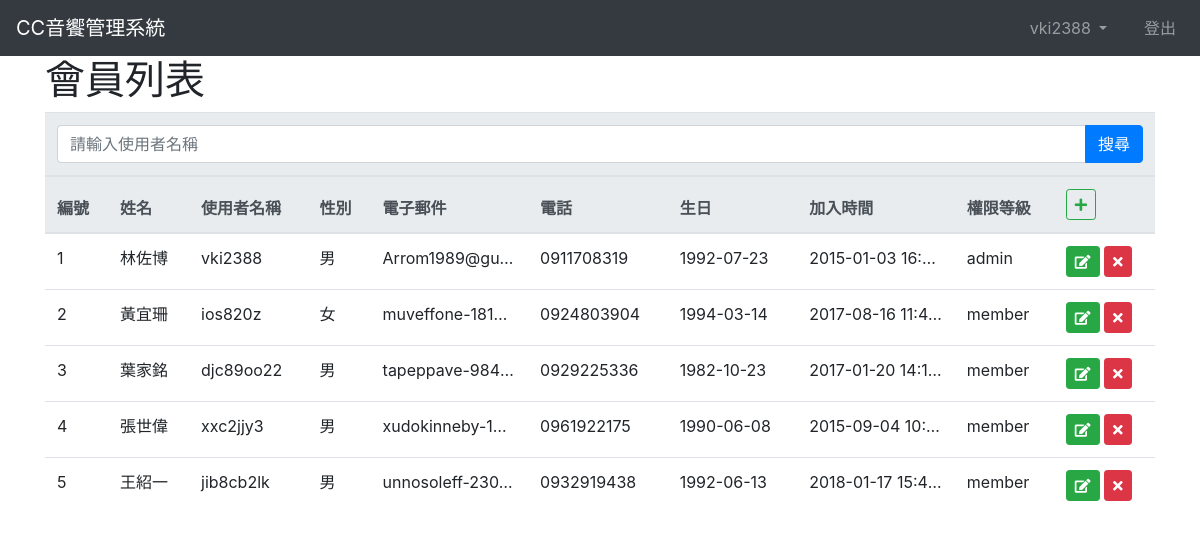
Screenshot of /admin/member_admin.php (signed in) with the database file from the repository.
### tables this page shows
CREATE TABLE `tbl_users` (
    `m_id` int(11) UNSIGNED NOT NULL AUTO_INCREMENT,
    `m_name` varchar(20) NOT NULL,
    `m_username`varchar(25) NOT NULL,
    `m_password` varchar(120) NOT NULL,
    `m_gender` enum('男','女') NOT NULL,
    `m_level` enum('admin','member','readonly','suspension') DEFAULT 'member',
    `m_email` varchar(100) DEFAULT NULL,
    `m_phone` varchar(100) DEFAULT NULL,
    `m_jointime` varchar(50) NOT NULL,
    `m_birthday` varchar(50) NOT NULL,
    PRIMARY KEY(`m_id`),
    UNIQUE KEY `m_email` (`m_email`),
    UNIQUE KEY `m_username` (`m_username`)

);

### admin/member_admin.php (the view, shortened to what this page needs)
<?php
require_once("../sql/onnDB.php");
$sql = <<<sql
select * from tbl_users;
sql;
$result =mysqli_query($link, $sql);
?>
<!DOCTYPE html>
<html>
<head>
  <link rel="stylesheet" href="https://cdnjs.cloudflare.com/ajax/libs/font-awesome/4.7.0/css/font-awesome.min.css">
  <link rel="stylesheet" href="https://use.fontawesome.com/releases/v5.0.8/css/all.css">
	<link rel="stylesheet" href="\PID_Assignment\css\bootstrap.min.css">
  <link rel="stylesheet" href="\PID_Assignment\css\store_index.css">
	<link rel="stylesheet" href="https://use.fontawesome.com/releases/v5.0.8/css/all.css">
</head>
<body>
<nav class="navbar navbar-expand-sm bg-dark navbar-dark sticky-top">
    <a class="navbar-brand" >CC音饗管理系統</a>
    <ul class="navbar-nav ml-auto">
    <?php if(isset($_SESSION["uId"])){?>
      <li class="nav-item dropdown">
        <a class="nav-link dropdown-toggle" href="#" id="navbarDropdownMenuLink" role="button" data-toggle="dropdown" aria-haspopup="true" aria-expanded="false">
          <?php echo "{$_SESSION["uId"]}";?>
        </a>
      </li>
      <?php } ?>
        <?php if(isset($_SESSION["uId"])){?>
          <a class="nav-link" href="/PID_Assignment/index.php?signout=1"><span class="fa fa-sign-out"></span> 登出</a>
        <?php }else{ ?>
          <a class="nav-link" href="/PID_Assignment/member/login.php"><span class="fa fa-user"></span> 登入</a>
        <?php } ?>
    </ul>
  </nav>
<div class="container">
  <h1>會員列表</h1>
  <table class="table table-hover" >
    <thead class="thead-light">
      <tr>
        <th colspan="10">
            <form action="" method="post">
              <div class="input-group ">
                <input id="inputMemberUserName" name="inputMemberUserName" type="text" class="form-control"
                  placeholder="請輸入使用者名稱" value="<?php if(isset($_POST["inputMemberUserName"])){echo"{$_POST["inputMemberUserName"]}";} ?>">
                <div class="input-group-append">
                  <button class="btn btn-primary" type="submit" name="btnSearch" id="btnSearch"
                   value="btnSearch">搜尋</button>
                </div>
            </form>
          </th>
      </tr>
      <tr>
        <th>編號</th>
        <th>姓名</th>
        <th>使用者名稱</th>
        <th>性別</th>
        <th>電子郵件</th>
        <th>電話</th>
        <th>生日</th>
        <th>加入時間</th>
        <th>權限等級</th>
        <th>
        <a href ="./member_adding.php" class="btn btn btn-outline-success btn-sm"><i class="fa fa-plus "></i></a>
        </th>
      </tr>
    </thead>
    <tbody>
    <?php if($mIdNotFound != true){
    while ($row = mysqli_fetch_assoc($result)){?>
      <tr>
        <td><?= $row["m_id"] ?></td>
        <td><?= $row["m_name"] ?></td>
        <td><?= $row["m_username"] ?></td>
        <td style=""><?= $row["m_gender"] ?></td>
        <td class="td_overflow" title="<?= $row["m_email"] ?>"><?= $row["m_email"] ?></td>
        <td><?= $row["m_phone"] ?></td>
        <td class="td_overflow" title="<?= $row["m_birthday"] ?>"><?= $row["m_birthday"] ?></td>
        <td class="td_overflow" title="<?= $row["m_jointime"] ?>"><?= $row["m_jointime"] ?></td>
        <td><?= $row["m_level"] ?></td>
        <td>
        <a href ="./member_update.php?id=<?= $row["m_id"]?>" class="btn btn btn-success btn-sm"><i class="fa fa-pencil-square-o"></i></a>
        <a href ="./member_delete.php?id=<?= $row["m_id"]?>" class="btn btn btn-danger btn-sm"><i class="fa fa-times "></i></a>
        </td>
      </tr>
    <?php }
    }else{ ?>
        <td colspan="10">
            <h5 style="text-align:center;">找尋不到該會員。</h5>
        </td>
    <?php } ?>
    </tbody>
  </table>
</body>
</html>

### css/store_index.css (style rules this page uses)
.td_overflow { max-width: 140px; overflow: hidden; text-overflow: ellipsis; white-space: nowrap; }

### rows the page displays
tbl_users: m_id "1", m_name "林佐博", m_username "vki2388", m_gender "男", m_email "Arrom1989@gu…", m_phone "0911708319", m_birthday "1992-07-23", m_jointime "2015-01-03 16:…", m_level "admin"
tbl_users: m_id "2", m_name "黃宜珊", m_username "ios820z", m_gender "女", m_email "muveffone-181…", m_phone "0924803904", m_birthday "1994-03-14", m_jointime "2017-08-16 11:4…", m_level "member"
tbl_users: m_id "3", m_name "葉家銘", m_username "djc89oo22", m_gender "男", m_email "tapeppave-984…", m_phone "0929225336", m_birthday "1982-10-23", m_jointime "2017-01-20 14:1…", m_level "member"
tbl_users: m_id "4", m_name "張世偉", m_username "xxc2jjy3", m_gender "男", m_email "xudokinneby-1…", m_phone "0961922175", m_birthday "1990-06-08", m_jointime "2015-09-04 10:…", m_level "member"
tbl_users: m_id "5", m_name "王紹一", m_username "jib8cb2lk", m_gender "男", m_email "unnosoleff-230…", m_phone "0932919438", m_birthday "1992-06-13", m_jointime "2018-01-17 15:4…", m_level "member"

### other values shown
$_SESSION["uId"] "vki2388"
